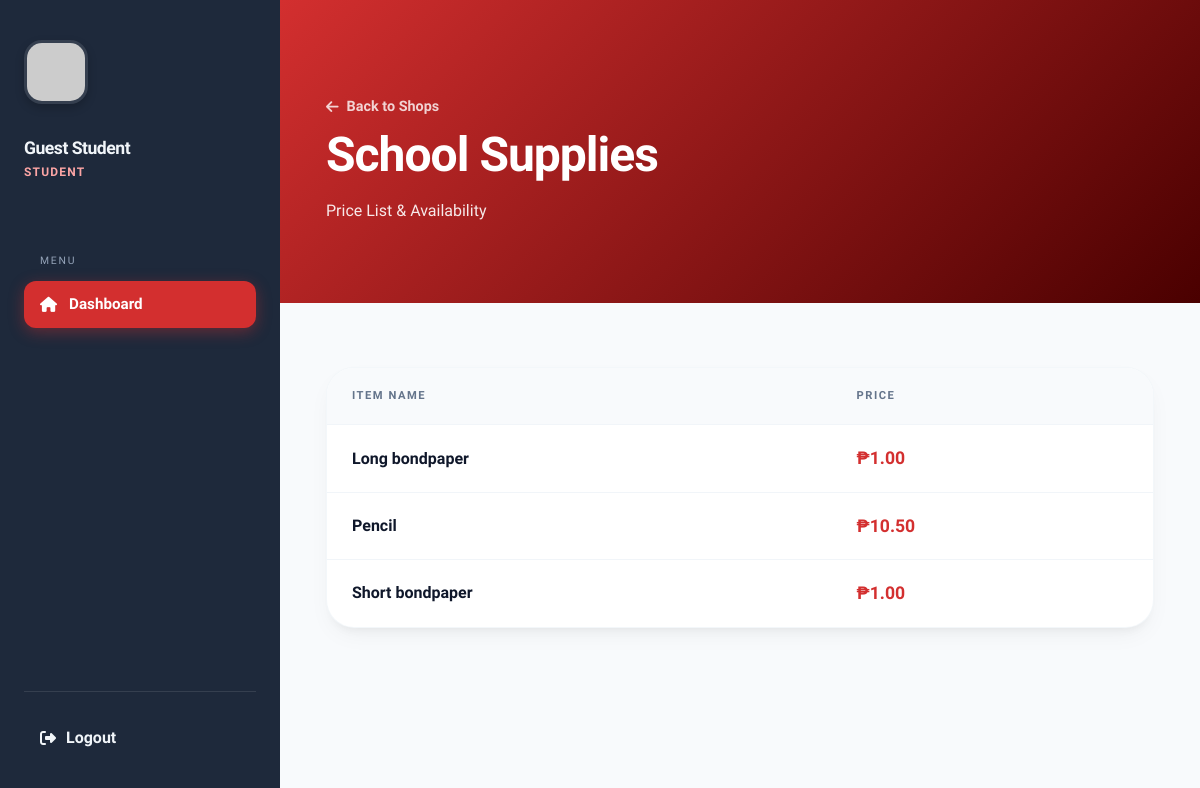
/view_shop.php?shop_id=1, run on the app's committed database.
### tables this page shows
CREATE TABLE `tblshop` (
  `sid` int(11) NOT NULL,
  `empid` int(11) NOT NULL,
  `sname` varchar(255) NOT NULL,
  `shop_description` varchar(255) NOT NULL
);

CREATE TABLE `tblitem` (
  `itemid` int(11) NOT NULL,
  `sid` int(11) NOT NULL,
  `itemname` varchar(255) NOT NULL,
  `price` decimal(10,2) NOT NULL
);

### view_shop.php (the view, shortened to what this page needs)
<?php
require_once 'includes/connect.php';
$shop_id = mysqli_real_escape_string($conn, $_GET['shop_id']);
$shop_query = mysqli_query($conn, "SELECT * FROM tblshop WHERE sid = '$shop_id'");
$shop = mysqli_fetch_assoc($shop_query);
$sname = $shop['sname'];
$items_query = mysqli_query($conn, "SELECT * FROM tblitem WHERE sid = '$shop_id' ORDER BY itemname ASC");
?>
<!DOCTYPE html>
<html lang="en">
<head>
    <link rel="stylesheet" href="https://cdnjs.cloudflare.com/ajax/libs/font-awesome/6.4.0/css/all.min.css">
</head>
<body>
<div class="app-container">
    <?php include 'includes/sidebar.php'; ?>
    <main class="main-content">
        <header class="hero">
            <a href="dashboard.php" class="back-link"><i class="fas fa-arrow-left"></i> Back to Shops</a>
            <h1 class="welcome-heading"><?php echo htmlspecialchars($sname); ?></h1>
            <p style="opacity: 0.9; margin-top: 0.5rem; font-weight: 500;">Price List & Availability</p>
        </header>
        <section class="content-body">
            <div class="items-card">
                <table>
                    <thead>
                        <tr>
                            <th>Item Name</th>
                            <th>Price</th>
                        </tr>
                    </thead>
                    <tbody>
                        <?php if (mysqli_num_rows($items_query) > 0): ?>
                            <?php while($row = mysqli_fetch_assoc($items_query)): ?>
                                <tr>
                                    <td><strong><?php echo htmlspecialchars($row['itemname']); ?></strong></td>
                                    <td class="price-tag">₱<?php echo number_format($row['price'], 2); ?></td>
                                </tr>
                            <?php endwhile; ?>
                        <?php endif; ?>
                    </tbody>
                </table>
            </div>
        </section>
    </main>
</div>
</body>
</html>

### view_shop.php (style rules this page uses)
:root { --primary: #d32f2f; --primary-dark: #4a0000; --bg-main: #f8fafc; --sidebar-bg: #1e293b; --sidebar-text: #f1f5f9; --sidebar-muted: #94a3b8; --sidebar-hover: rgba(255, 255, 255, 0.05); --sidebar-accent: #fca5a5; --text-main: #0f172a; --text-muted: #64748b; --card-shadow: 0 10px 25px -5px rgba(0, 0, 0, 0.05), 0 8px 10px -6px rgba(0, 0, 0, 0.05); --transition: 0.3s cubic-bezier(0.4, 0, 0.2, 1); }
* { margin: 0; padding: 0; box-sizing: border-box; }
body { font-family: 'Plus Jakarta Sans', sans-serif; background-color: var(--bg-main); color: var(--text-main); line-height: 1.5; }
.app-container { display: flex; min-height: 100vh; width: 100%; }
.main-content { flex: 1; display: flex; flex-direction: column; min-width: 0; }
.hero { position: relative; padding: 5rem 5%; background: linear-gradient(135deg, var(--primary) 0%, var(--primary-dark) 100%); color: white; overflow: hidden; }
.welcome-heading { font-size: clamp(2rem, 4vw, 3.5rem); font-weight: 800; letter-spacing: -1px; z-index: 1; position: relative; }
.back-link { margin-top: 1rem; display: inline-flex; align-items: center; gap: 8px; color: rgba(255,255,255,0.8); text-decoration: none; font-weight: 600; font-size: 0.9rem; z-index: 1; position: relative; transition: var(--transition); }
.content-body { padding: 4rem 5%; }
.items-card { background: white; border-radius: 28px; overflow: hidden; box-shadow: var(--card-shadow); border: 1px solid rgba(241, 245, 249, 0.8); }
table { width: 100%; border-collapse: collapse; }
th { background: #f8fafc; text-align: left; padding: 20px 25px; font-size: 0.7rem; text-transform: uppercase; letter-spacing: 1.5px; color: var(--text-muted); }
td { padding: 20px 25px; border-top: 1px solid #f1f5f9; font-weight: 500; }
.price-tag { font-weight: 800; color: var(--primary); font-size: 1.1rem; }

### data on the page
tblshop: sname "School Supplies"
tblitem: itemname "Long bondpaper", price "1.00"
tblitem: itemname "Pencil", price "10.50"
tblitem: itemname "Short bondpaper", price "1.00"

### other printed values
$user_name "Guest Student"
$user_role "STUDENT"
